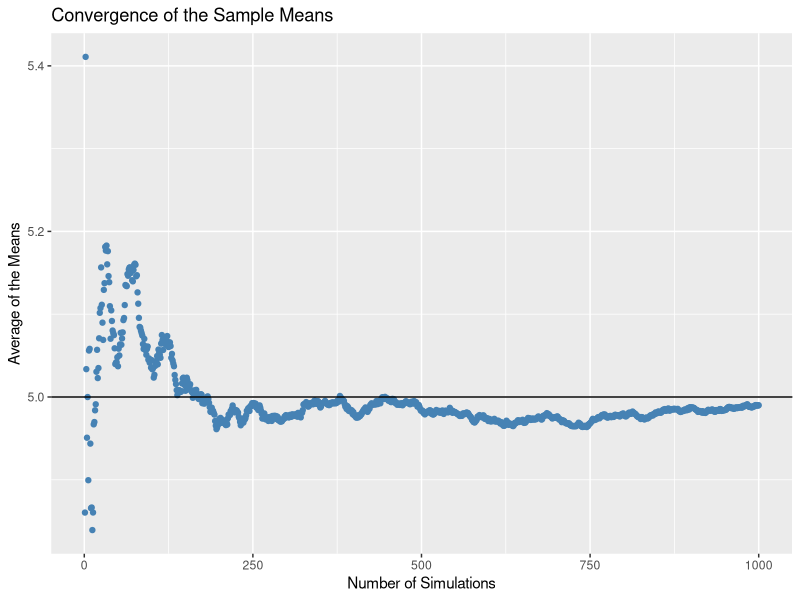
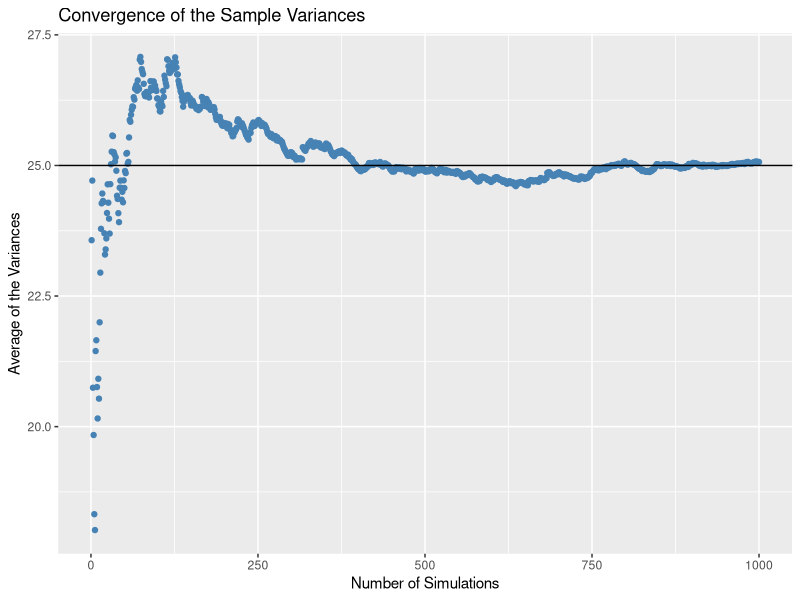
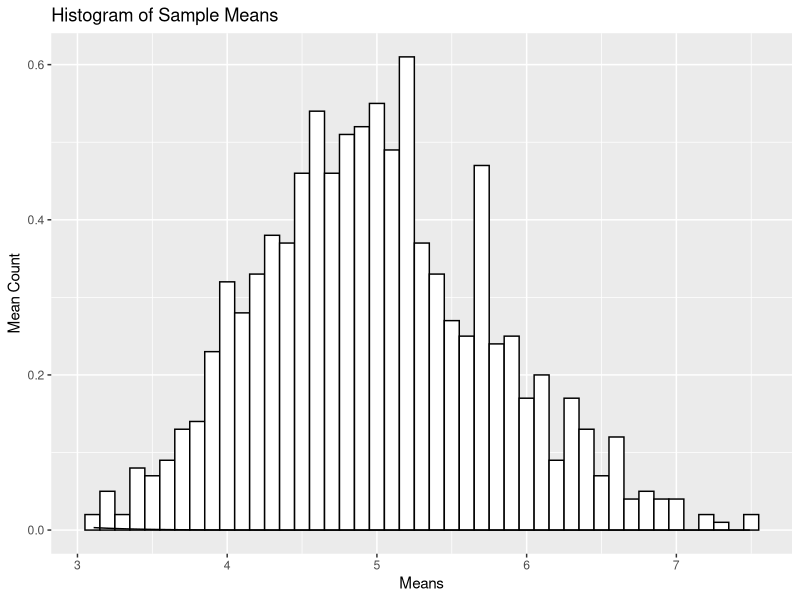
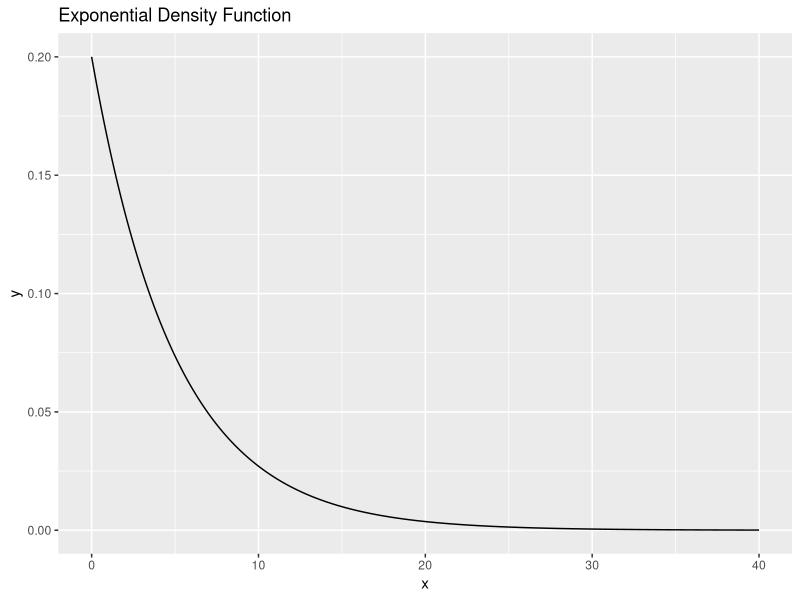

R code for these plots, in order:
## ---- chunk 1
# declaring sample size, number of samples and exponential distribution rate
ss <- 40
n <- 1000
lambda = 0.2
# calculating the theoretical and mean and variance for this value of lambda
tmean = 1/lambda
tvar = (1/lambda)^2
set.seed(1)
# collecting 1000 sample means and 1000 sample variances for the
# exponential distribution
smean <- numeric()
svar <- numeric()
for (i in 1 : n) {
  svariables = rexp(ss, rate = lambda)
  smean = c(smean, mean(svariables))
  svar = c(svar,var(svariables))
}
# Creating a data frame with these values for plotting etc 
sim_number <-seq(1:n)
simulations <- data.frame(sim_number,smean,svar)
## ---- chunk 2
# Calculating the sample averages
simulations$average_means <-cumsum(simulations$smean[1:n])/(1:n)
# plotting and including a horizontal line for the population mean
library(ggplot2)
# Creating the convergence plot
g <- ggplot(simulations,aes(sim_number,average_means))
g <- g + geom_point(color = "steelblue")
g <- g + geom_hline(yintercept = tmean)
g <- g + labs(x="Number of Simulations",
              y="Average of the Means",
              title="Convergence of the Sample Means")
g
## ---- chunk 3
# Calculating the sample averages
simulations$average_vars <-cumsum(simulations$svar[1:n])/(1:n)
# plotting and including a horizontal line for the population mean
library(ggplot2)
# Creating the convergence plot
g <- ggplot(simulations,aes(sim_number,average_vars))
g <- g + geom_point(color = "steelblue")
g <- g + geom_hline(yintercept = tvar)
g <- g + labs(x="Number of Simulations",
              y="Average of the Variances",
              title="Convergence of the Sample Variances")
g
## ---- chunk 4
# Producing a plot of the sample mean histogram overlayed with corresponding
# normal distribution as predicted by the CLT
g <- ggplot(simulations,aes(x=smean))
g <- g + geom_histogram(color="black", 
                        fill="white",
                        binwidth=0.1,
                        aes(y = ..density..))
g <- g + labs(x="Means",
              y="Mean Count",
              title="Histogram of Sample Means")
g <- g + stat_function(fun = dnorm, 
                       arg=list(mean = tmean,
                                sd = sqrt(tvar/ss)))
g
# For comparison here is a plot the exponential density function
x <- seq(0,40,by=0.1)
y <- dexp(x,rate=lambda)
df <- data.frame(x,y)
g <- ggplot(df,aes(x,y))
g <- g + geom_line()
g <- g + labs(title="Exponential Density Function")
g

